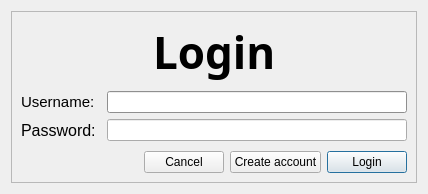
<?xml version="1.0" encoding="UTF-8"?>
<ui version="4.0">
 <class>Dialog</class>
 <widget class="QDialog" name="Dialog">
  <property name="geometry">
   <rect>
    <x>0</x>
    <y>0</y>
    <width>428</width>
    <height>194</height>
   </rect>
  </property>
  <property name="windowTitle">
   <string>Dialog</string>
  </property>
  <layout class="QHBoxLayout" name="horizontalLayout_5">
   <item>
    <widget class="QFrame" name="frame">
     <property name="frameShape">
      <enum>QFrame::StyledPanel</enum>
     </property>
     <property name="frameShadow">
      <enum>QFrame::Raised</enum>
     </property>
     <layout class="QHBoxLayout" name="horizontalLayout_4">
      <item>
       <layout class="QVBoxLayout" name="verticalLayout_3">
        <item>
         <layout class="QHBoxLayout" name="horizontalLayout">
          <item>
           <spacer name="horizontalSpacer">
            <property name="orientation">
             <enum>Qt::Horizontal</enum>
            </property>
            <property name="sizeHint" stdset="0">
             <size>
              <width>40</width>
              <height>20</height>
             </size>
            </property>
           </spacer>
          </item>
          <item>
           <widget class="QLabel" name="lblLogin">
            <property name="palette">
             <palette>
              <active>
               <colorrole role="Button">
                <brush brushstyle="SolidPattern">
                 <color alpha="255">
                  <red>255</red>
                  <green>220</green>
                  <blue>220</blue>
                 </color>
                </brush>
               </colorrole>
               <colorrole role="Highlight">
                <brush brushstyle="SolidPattern">
                 <color alpha="255">
                  <red>170</red>
                  <green>0</green>
                  <blue>0</blue>
                 </color>
                </brush>
               </colorrole>
              </active>
              <inactive>
               <colorrole role="Button">
                <brush brushstyle="SolidPattern">
                 <color alpha="255">
                  <red>255</red>
                  <green>220</green>
                  <blue>220</blue>
                 </color>
                </brush>
               </colorrole>
               <colorrole role="Highlight">
                <brush brushstyle="SolidPattern">
                 <color alpha="255">
                  <red>170</red>
                  <green>0</green>
                  <blue>0</blue>
                 </color>
                </brush>
               </colorrole>
              </inactive>
              <disabled>
               <colorrole role="Button">
                <brush brushstyle="SolidPattern">
                 <color alpha="255">
                  <red>255</red>
                  <green>220</green>
                  <blue>220</blue>
                 </color>
                </brush>
               </colorrole>
               <colorrole role="Highlight">
                <brush brushstyle="SolidPattern">
                 <color alpha="255">
                  <red>0</red>
                  <green>120</green>
                  <blue>215</blue>
                 </color>
                </brush>
               </colorrole>
              </disabled>
             </palette>
            </property>
            <property name="font">
             <font>
              <family>Goudy Old Style</family>
              <pointsize>33</pointsize>
              <weight>75</weight>
              <bold>true</bold>
             </font>
            </property>
            <property name="text">
             <string>Login</string>
            </property>
           </widget>
          </item>
          <item>
           <spacer name="horizontalSpacer_2">
            <property name="orientation">
             <enum>Qt::Horizontal</enum>
            </property>
            <property name="sizeHint" stdset="0">
             <size>
              <width>40</width>
              <height>20</height>
             </size>
            </property>
           </spacer>
          </item>
         </layout>
        </item>
        <item>
         <spacer name="verticalSpacer">
          <property name="orientation">
           <enum>Qt::Vertical</enum>
          </property>
          <property name="sizeHint" stdset="0">
           <size>
            <width>20</width>
            <height>96</height>
           </size>
          </property>
         </spacer>
        </item>
        <item>
         <layout class="QHBoxLayout" name="horizontalLayout_3">
          <item>
           <layout class="QVBoxLayout" name="verticalLayout_2">
            <item>
             <widget class="QLabel" name="lblUsrnm">
              <property name="font">
               <font>
                <pointsize>11</pointsize>
               </font>
              </property>
              <property name="text">
               <string>Username: </string>
              </property>
             </widget>
            </item>
            <item>
             <widget class="QLabel" name="lblPass">
              <property name="font">
               <font>
                <pointsize>12</pointsize>
               </font>
              </property>
              <property name="text">
               <string>Password: </string>
              </property>
             </widget>
            </item>
           </layout>
          </item>
          <item>
           <layout class="QVBoxLayout" name="verticalLayout">
            <item>
             <widget class="QLineEdit" name="lneUsrnm">
              <property name="palette">
               <palette>
                <active>
                 <colorrole role="Base">
                  <brush brushstyle="SolidPattern">
                   <color alpha="255">
                    <red>255</red>
                    <green>255</green>
                    <blue>255</blue>
                   </color>
                  </brush>
                 </colorrole>
                 <colorrole role="Window">
                  <brush brushstyle="SolidPattern">
                   <color alpha="255">
                    <red>200</red>
                    <green>200</green>
                    <blue>200</blue>
                   </color>
                  </brush>
                 </colorrole>
                 <colorrole role="Highlight">
                  <brush brushstyle="SolidPattern">
                   <color alpha="255">
                    <red>170</red>
                    <green>0</green>
                    <blue>0</blue>
                   </color>
                  </brush>
                 </colorrole>
                </active>
                <inactive>
                 <colorrole role="Base">
                  <brush brushstyle="SolidPattern">
                   <color alpha="255">
                    <red>255</red>
                    <green>255</green>
                    <blue>255</blue>
                   </color>
                  </brush>
                 </colorrole>
                 <colorrole role="Window">
                  <brush brushstyle="SolidPattern">
                   <color alpha="255">
                    <red>200</red>
                    <green>200</green>
                    <blue>200</blue>
                   </color>
                  </brush>
                 </colorrole>
                 <colorrole role="Highlight">
                  <brush brushstyle="SolidPattern">
                   <color alpha="255">
                    <red>170</red>
                    <green>0</green>
                    <blue>0</blue>
                   </color>
                  </brush>
                 </colorrole>
                </inactive>
                <disabled>
                 <colorrole role="Base">
                  <brush brushstyle="SolidPattern">
                   <color alpha="255">
                    <red>200</red>
                    <green>200</green>
                    <blue>200</blue>
                   </color>
                  </brush>
                 </colorrole>
                 <colorrole role="Window">
                  <brush brushstyle="SolidPattern">
                   <color alpha="255">
                    <red>200</red>
                    <green>200</green>
                    <blue>200</blue>
                   </color>
                  </brush>
                 </colorrole>
                 <colorrole role="Highlight">
                  <brush brushstyle="SolidPattern">
                   <color alpha="255">
                    <red>0</red>
                    <green>120</green>
                    <blue>215</blue>
                   </color>
                  </brush>
                 </colorrole>
                </disabled>
               </palette>
              </property>
             </widget>
            </item>
            <item>
             <widget class="QLineEdit" name="lnePass">
              <property name="frame">
               <bool>true</bool>
              </property>
              <property name="echoMode">
               <enum>QLineEdit::Password</enum>
              </property>
             </widget>
            </item>
           </layout>
          </item>
         </layout>
        </item>
        <item>
         <spacer name="verticalSpacer_2">
          <property name="orientation">
           <enum>Qt::Vertical</enum>
          </property>
          <property name="sizeHint" stdset="0">
           <size>
            <width>20</width>
            <height>96</height>
           </size>
          </property>
         </spacer>
        </item>
        <item>
         <layout class="QHBoxLayout" name="horizontalLayout_2">
          <item>
           <spacer name="horizontalSpacer_3">
            <property name="orientation">
             <enum>Qt::Horizontal</enum>
            </property>
            <property name="sizeHint" stdset="0">
             <size>
              <width>40</width>
              <height>20</height>
             </size>
            </property>
           </spacer>
          </item>
          <item>
           <widget class="QPushButton" name="btnCncl">
            <property name="text">
             <string>Cancel</string>
            </property>
           </widget>
          </item>
          <item>
           <widget class="QPushButton" name="btnCrtAcc">
            <property name="text">
             <string>Create account</string>
            </property>
           </widget>
          </item>
          <item>
           <widget class="QPushButton" name="btnLogin">
            <property name="text">
             <string>Login</string>
            </property>
            <property name="default">
             <bool>true</bool>
            </property>
           </widget>
          </item>
         </layout>
        </item>
       </layout>
      </item>
     </layout>
    </widget>
   </item>
  </layout>
 </widget>
 <resources/>
 <connections/>
</ui>
